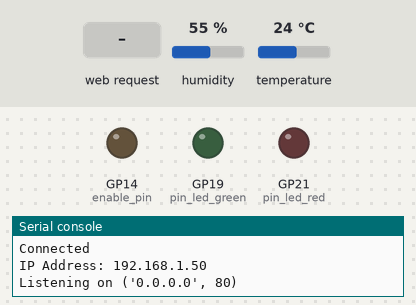
Simulated run of this program. Board: Raspberry Pi Pico running MicroPython. Parts: output pins drawn as LEDs (lit = HIGH), the last lines printed to the serial console. The test bench sets the inputs (shaded band); at power-on: humidity 55 %, temperature 24 °C. WiFi joins after 1.5 s.

Above: at 3.2 s.
3.3 s: HTTP request GET / received
At 4.5 s:
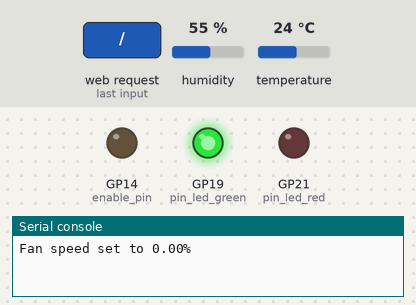
4.8 s: HTTP request GET /set_fan received
6.3 s: HTTP request GET /get_temp received
Timing chart, 0 to 9.3 s (numbered marks = the images above; inputs shaded):
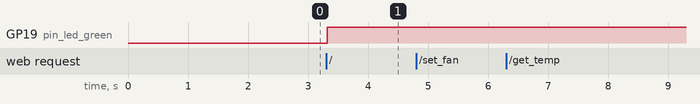

Measured:
- after the input at 3.3 s, GP19 (pin_led_green): LOW → HIGH at once

The program:

PROJET_FINAL_ajout_webserveur_ok.py
```python
import network
import socket
import machine
import utime
from machine import Pin, PWM
import dht

# Configuration du Wi-Fi
ssid = 'linksysed'
password = 'tototiti'

wlan = network.WLAN(network.STA_IF)
wlan.active(True)
wlan.connect(ssid, password)

# Attente de la connexion
max_wait = 10
while max_wait > 0:
    if wlan.status() < 0 or wlan.status() >= 3:
        break
    max_wait -= 1
    print('Waiting for connection...')
    utime.sleep(1)

if wlan.status() != 3:
    raise RuntimeError('Network connection failed')
else:
    print('Connected')
    status = wlan.ifconfig()
    print('IP Address:', status[0])

# Configuration des broches pour les LEDs et le capteur DHT11
pin_dht = machine.Pin(18, machine.Pin.IN, machine.Pin.PULL_DOWN)
pin_led_green = machine.Pin(19, machine.Pin.OUT)
pin_led_red = machine.Pin(21, machine.Pin.OUT)

enable_pin = Pin(14, Pin.OUT)
pwm = PWM(enable_pin)
pwm.freq(1000)

sensor = dht.DHT11(pin_dht)

def set_fan_speed(duty_cycle):
    pwm.duty_u16(duty_cycle)
    print(f"Fan speed set to {duty_cycle / 65535 * 100:.2f}%")

def read_temperature():
    try:
        sensor.measure()
        temperature = sensor.temperature()
        return temperature
    except OSError as e:
        print("Error reading DHT11 sensor:", e)
        return None

def control_leds_and_fan(temperature):
    if temperature is not None:
        if temperature < 25:
            pin_led_green.on()
            pin_led_red.off()
            set_fan_speed(0)
        elif temperature == 25:
            pin_led_green.off()
            pin_led_red.on()
            set_fan_speed(int(65535 * 0.50))
        elif temperature == 26:
            pin_led_green.off()
            pin_led_red.on()
            set_fan_speed(int(65535 * 0.85))
        else:
            pin_led_green.off()
            pin_led_red.on()
            set_fan_speed(65535)
    else:
        pin_led_green.off()
        pin_led_red.off()
        set_fan_speed(0)

# Serveur web simple
def web_page():
    temperature = read_temperature()
    control_leds_and_fan(temperature)
    if temperature is not None:
        temp = str(temperature)
    else:
        temp = 'Error'
    html = f"""<!DOCTYPE html>
    <html>
    <head>
        <meta name="viewport" content="width=device-width, initial-scale=1">
        <style>
            html {{ font-family: Helvetica; display: inline-block; margin: 0px auto; text-align: center;}}
            .button {{ background-color: #4CAF50; border: none; color: white; padding: 15px 32px; text-align: center; text-decoration: none; display: inline-block; font-size: 16px; margin: 4px 2px; cursor: pointer; }}
            .button2 {{background-color: #555555;}}
        </style>
    </head>
    <body>
        <h1>Fan Control</h1>
        <p>Temperature: {temp}°C</p>
        <button class="button" onclick="setFanSpeed(0)">Turn Off Fan</button>
        <button class="button button2" onclick="setFanSpeed(32768)">50% Speed</button>
        <button class="button button2" onclick="setFanSpeed(65535)">100% Speed</button>
        <script>
            function setFanSpeed(speed) {{
                fetch('/set_fan?speed=' + speed);
            }}
            setInterval(() => {{
                fetch('/get_temp')
                    .then(response => response.json())
                    .then(data => {{
                        document.querySelector('p').innerText = `Temperature: ${temp}°C`;
                    }});
            }}, 2000);
        </script>
    </body>
    </html>"""
    return html

addr = socket.getaddrinfo('0.0.0.0', 80)[0][-1]
s = socket.socket()
s.bind(addr)
s.listen(5)

print('Listening on', addr)

while True:
    cl, addr = s.accept()
    print('Client connected from', addr)
    request = cl.recv(1024)
    request = str(request)
    print('Request:', request)

    if '/set_fan' in request:
        try:
            params = request.split(' ')[1]
            query = params.split('?')[1]
            speed = int(query.split('=')[1])
            set_fan_speed(speed)
            response = 'HTTP/1.1 200 OK\r\nContent-Type: text/html\r\n\r\n' + web_page()
        except:
            response = 'HTTP/1.1 400 Bad Request\r\nContent-Type: text/html\r\n\r\n'
    elif '/get_temp' in request:
        temperature = read_temperature()
        response = 'HTTP/1.1 200 OK\r\nContent-Type: application/json\r\n\r\n'
        response += f'{{"temperature": {temperature}}}'
    else:
        response = 'HTTP/1.1 200 OK\r\nContent-Type: text/html\r\n\r\n' + web_page()

    cl.send(response)
    cl.close()
```
